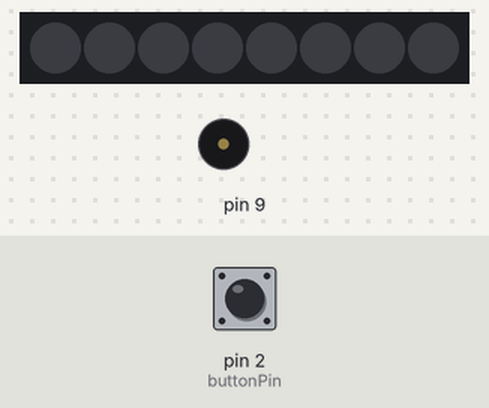
This sketch was run on a simulated Arduino Uno, built with avr-gcc and run on an emulated ATmega328P. On the bench: 8 RGB LEDs in strip order, left to right, buzzer (waves = sounding). Inputs (shaded band) come from the test bench; at power-on: pin 2 (buttonPin) LOW. Dim RGB values are drawn brighter than linear.

Above: at 1.2 s.
1.3 s: pin 2 (buttonPin) pulled HIGH for 0.15 s
At 1.47 s:
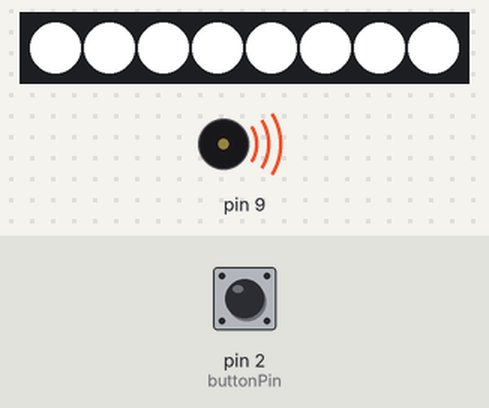
At 2.6 s:
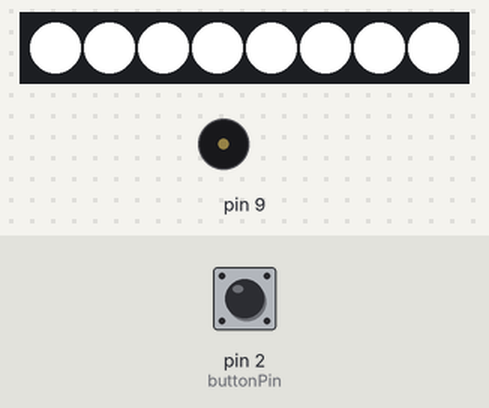
4.4 s: pin 2 (buttonPin) pulled HIGH for 1 s
8.4 s: pin 2 (buttonPin) pulled HIGH for 3.2 s
At 16.79 s:
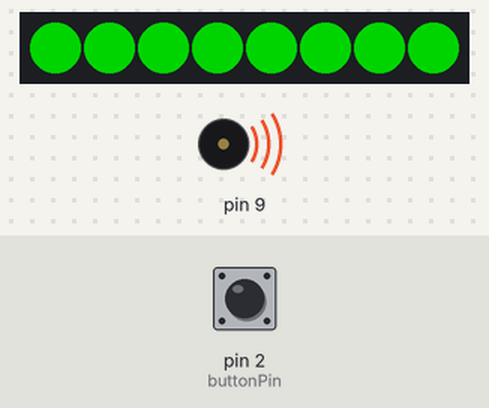
Timing chart, 0 to 19.7 s (numbered marks = the images above; inputs shaded):
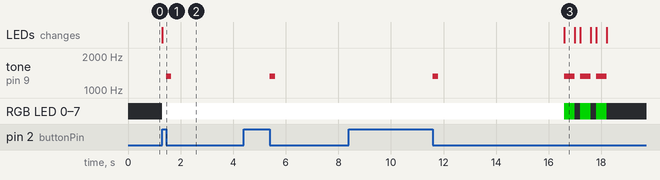

The sketch:

micro.ino
```cpp
/*
  Pimp my IKEA micro

  circuit:
  - speaker on digital pin 8
  - speaker on digital pin 9
  - leds on digital pin 7
  - knapp on digital pin 2

  Jim Theorell
*/

#include "Tone.h"
#include <FastLED.h>
#define LED_PIN     7
#define NUM_LEDS    8

CRGB leds[NUM_LEDS];
Tone tone1;
Tone tone2;
unsigned long time;
bool done;
const int buttonPin = 2;     // the number of the pushbutton pin
const int pippippiplength = 400;
const int pippippippause = 200;
const int microtime = 5000;

void setLedColor(CRGB color) {
  for (int i = 0; i <= 7; i++) {
      leds[i] = color;
    }
    FastLED.show();
}

void setup() {
  // iterate over the notes of the melody:
  pinMode(buttonPin, INPUT);
  Serial.begin(9600);
  tone1.begin(8);
  tone2.begin(9);
  time = millis();
  done = true;
  FastLED.addLeds<WS2812B, LED_PIN, GRB>(leds, NUM_LEDS);
  setLedColor(CRGB::Black);
}

void loop() {
  // no need to repeat the melody.

    if(digitalRead(buttonPin) == HIGH) {
      tone1.play(NOTE_CS1, microtime);
      tone2.play(NOTE_E6, 200);
      time = millis();
      done = false;
      setLedColor(CRGB::White);
    }

    if (time + microtime < millis() & !done) {
      tone2.play(NOTE_E6, pippippiplength);
      setLedColor(CRGB::Green);
      delay(pippippiplength);
      setLedColor(CRGB::Black);
      delay(pippippippause);
      tone2.play(NOTE_E6, pippippiplength);
      setLedColor(CRGB::Green);
      delay(pippippiplength);
      setLedColor(CRGB::Black);
      delay(pippippippause);
      tone2.play(NOTE_E6, pippippiplength);
      setLedColor(CRGB::Green);
      delay(pippippiplength);
      setLedColor(CRGB::Black);
      delay(pippippippause);
      done = true;
    }

}
```

Measured:
- after the input at 1.3 s, tone on pin 9: silent → 1319 Hz after 0.15 s, → silent 0.20 s later; RGB LED 0–7: off → RGB(255, 255, 255) at once; the LEDs: change at once (image 1)
- what the display in image 3 shows lasts 0.4 s, from 16.6 s to 17.0 s
